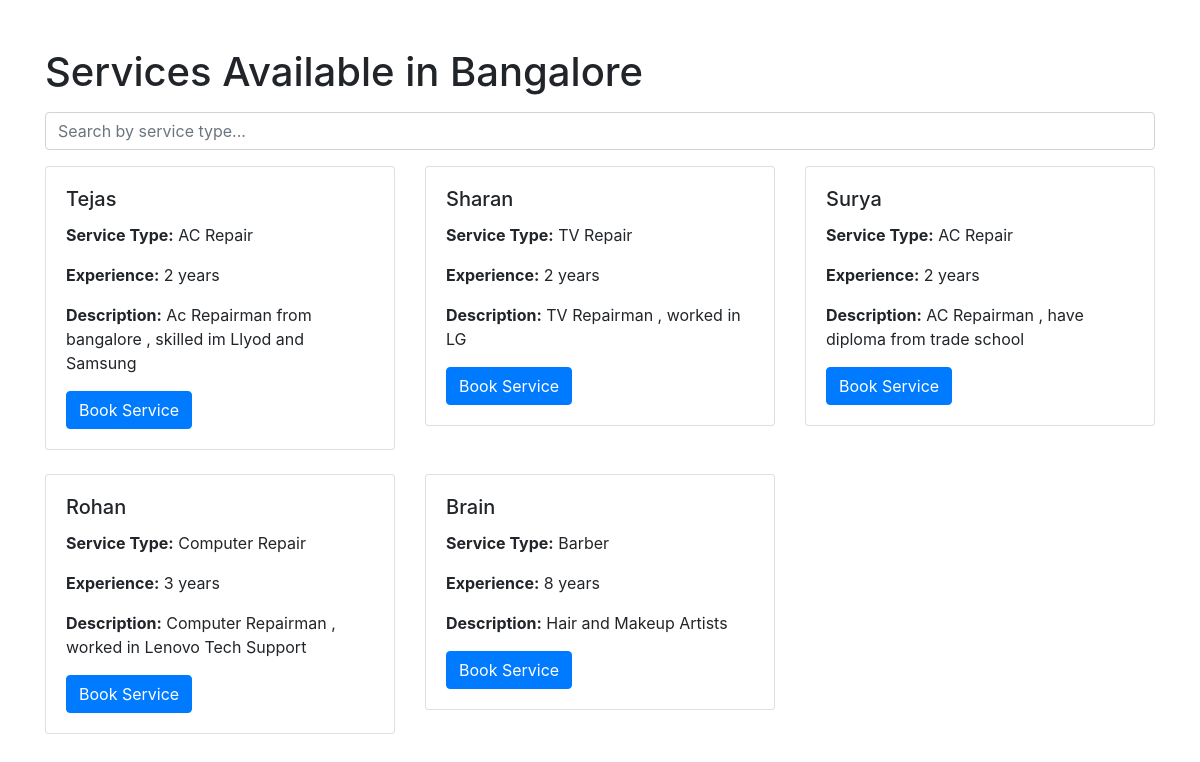
/place_service_request?customer_id=3, run on the app's committed database.
### tables this page shows
CREATE TABLE customers (
    id INTEGER PRIMARY KEY AUTOINCREMENT,
    name TEXT NOT NULL,
    email TEXT UNIQUE NOT NULL,
    password TEXT NOT NULL
, city TEXT);

CREATE TABLE professionals (
    id INTEGER PRIMARY KEY AUTOINCREMENT,
    name TEXT NOT NULL,
    date_created DATETIME DEFAULT CURRENT_TIMESTAMP,
    description TEXT,
    service_type TEXT NOT NULL,
    experience INTEGER,
    status TEXT DEFAULT 'pending'
, password TEXT, city TEXT);

### app.py (the view, shortened to what this page needs)
@app.route('/place_service_request', methods=['GET', 'POST'])
def place_service_request():
    if request.method == 'GET':
        customer_id = request.args.get('customer_id')
        conn = get_db_connection()
        cursor = conn.cursor()
        cursor.execute('SELECT city FROM customers WHERE id = ?', (customer_id,))
        customer_city = cursor.fetchone()[0]
        cursor.execute('SELECT id, name, service_type, experience, description FROM professionals WHERE status = "approved" AND city = ?', (customer_city,))
        professionals = [
            {'id': row[0], 'name': row[1], 'service_type': row[2], 'experience': row[3], 'description': row[4]}
            for row in cursor.fetchall()
        ]
        conn.close()
        return render_template('customer/place_service_request_order.html', customer_id=customer_id, professionals=professionals, city=customer_city)

### app.py (called while the page is built)
def get_db_connection():
    conn = sqlite3.connect('your_database.db')
    conn.row_factory = sqlite3.Row
    return conn

### templates/customer/place_service_request_order.html (shortened to what this page needs)
<!DOCTYPE html>
<html lang="en">
<head>
    <link href="{{ url_for('static', filename='bootstrap/css/bootstrap.min.css') }}" rel="stylesheet">
</head>
<body>
    <div class="container mt-5">
        <h1>Services Available in {{ city }}</h1>
        <input type="text" id="search" onkeyup="filterProfessionals()" class="form-control my-3" placeholder="Search by service type...">
        <div class="row">
            {% for professional in professionals %}
                <div class="col-md-4 mb-4 professional-card" data-service-type="{{ professional['service_type'] }}">
                    <div class="card">
                        <div class="card-body">
                            <h5 class="card-title">{{ professional['name'] }}</h5>
                            <p class="card-text"><strong>Service Type:</strong> {{ professional['service_type'] }}</p>
                            <p class="card-text"><strong>Experience:</strong> {{ professional['experience'] }} years</p>
                            <p class="card-text"><strong>Description:</strong> {{ professional['description'] }}</p>
                            <form action="/place_service_request" method="POST">
                                <button type="submit" class="btn btn-primary">Book Service</button>
                            </form>
                        </div>
                    </div>
                </div>
            {% endfor %}
        </div>
    </div>
</body>
</html>

### data on the page
customers: city "Bangalore"
professionals: name "Tejas", service_type "AC Repair", experience "2", description "Ac Repairman from bangalore , skilled im Llyod and Samsung"
professionals: name "Sharan", service_type "TV Repair", experience "2", description "TV Repairman , worked in LG"
professionals: name "Surya", service_type "AC Repair", experience "2", description "AC Repairman , have diploma from trade school"
professionals: name "Rohan", service_type "Computer Repair", experience "3", description "Computer Repairman , worked in Lenovo Tech Support"
professionals: name "Brain", service_type "Barber", experience "8", description "Hair and Makeup Artists"
